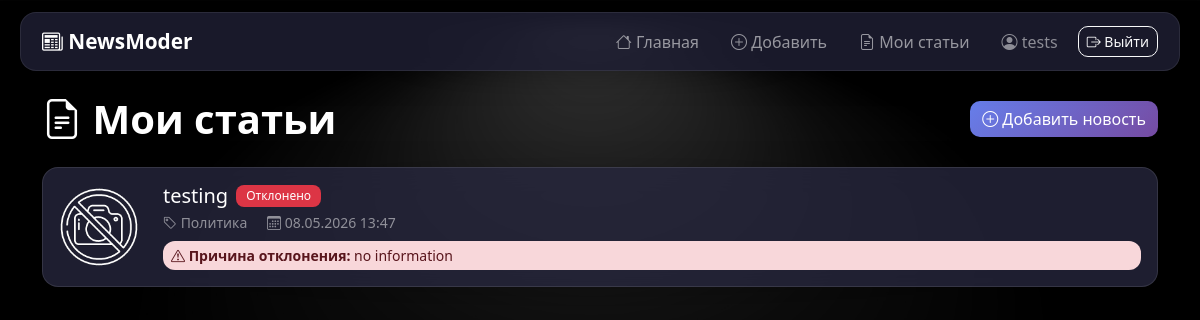
/dashboard (signed in), run on the app's committed database.
### data/users.py (models this page shows, shortened)
class User(SqlAlchemyBase, UserMixin, SerializerMixin):
    __tablename__ = 'users'
    id = sqlalchemy.Column(sqlalchemy.Integer,
                           primary_key=True, autoincrement=True)
    username = sqlalchemy.Column(sqlalchemy.String, nullable=False)
    email = sqlalchemy.Column(sqlalchemy.String, nullable=False)
    hashed_password = sqlalchemy.Column(sqlalchemy.String, nullable=False)
    level = sqlalchemy.Column(sqlalchemy.String, nullable=False)
    is_banned = sqlalchemy.Column(sqlalchemy.Boolean, nullable=False)
    created_at = sqlalchemy.Column(sqlalchemy.DateTime)
    news = orm.relationship("News", back_populates="author")
    moderator = orm.relationship("ModerationLogs", back_populates="moderator")

### data/news.py (models this page shows)
class News(SqlAlchemyBase, UserMixin, SerializerMixin):
    __tablename__ = 'news'
    id = sqlalchemy.Column(sqlalchemy.Integer,
                           primary_key=True, autoincrement=True)
    title = sqlalchemy.Column(sqlalchemy.String, nullable=False)
    content = sqlalchemy.Column(sqlalchemy.String, nullable=False)
    author_id = sqlalchemy.Column(sqlalchemy.Integer, sqlalchemy.ForeignKey('users.id'), nullable=False)
    category_id = sqlalchemy.Column(sqlalchemy.Integer, sqlalchemy.ForeignKey('categories.id'), nullable=False)
    status = sqlalchemy.Column(sqlalchemy.String, nullable=False)
    moderation_comment = sqlalchemy.Column(sqlalchemy.String)
    created_at = sqlalchemy.Column(sqlalchemy.TIMESTAMP)
    published_at = sqlalchemy.Column(sqlalchemy.TIMESTAMP)
    image_filename = sqlalchemy.Column(sqlalchemy.String)
    author = orm.relationship('User', back_populates='news')
    category = orm.relationship('Categories', back_populates='news')
    moderation_logs = orm.relationship('ModerationLogs', back_populates='news')

### main.py (the view)
@app.route('/dashboard')
@login_required
def dashboard():
    db_sess = db_session.create_session()
    try:
        news_list = db_sess.query(News).filter(News.author_id == current_user.id).all()
        for news in news_list:
            category = db_sess.query(Categories).filter(Categories.id == news.category_id).first()
            news.category_name = category.name if category else 'Без категории'
        status_badges = {
            'Черновик': 'bg-secondary',
            'На проверке': 'bg-warning',
            'Опубликовано': 'bg-success',
            'Отклонено': 'bg-danger'
        }
        return render_template('dashboard.html',
                               news_list=news_list,
                               status_badges=status_badges,
                               current_user=current_user)
    finally:
        db_sess.close()

### data/db_session.py (called while the page is built)
def create_session() -> Session:
    global __factory
    return __factory()

### main.py (called while the page is built)
@login_manager.user_loader
def load_user(user_id):
    db_sess = db_session.create_session()
    try:
        return db_sess.get(User, user_id)
    finally:
        db_sess.close()

### templates/dashboard.html (shortened to what this page needs)
{% extends "base.html" %}
{% block content %}
<div class="d-flex justify-content-between align-items-center mb-4">
    <h1 class="text-white fw-bold mb-0">
        <i class="bi bi-file-earmark-text"></i> Мои статьи
    </h1>
    <a href="{{ url_for('add_news') }}" class="btn btn-primary">
        <i class="bi bi-plus-circle"></i> Добавить новость
    </a>
</div>
{% if news_list %}
    <div class="row g-3">
        {% for article in news_list %}
            <div class="col-12">
                <div class="glass-card p-3">
                    <div class="row align-items-center">
                        <div class="col-auto">
                            {% if article.image_filename and article.image_filename.strip() %}
                                <img src="{{ url_for('static', filename=article.image_filename) }}"
                                     class="rounded" alt="{{ article.title }}"
                                     style="width: 80px; height: 80px; object-fit: cover;">
                            {% endif %}
                        </div>
                        <div class="col">
                            <div class="d-flex align-items-center gap-2 mb-1 flex-wrap">
                                <h5 class="text-white mb-0">
                                    <a href="{{ url_for('view_news', id=article.id) }}" class="text-white text-decoration-none">
                                        {{ article.title }}
                                    </a>
                                </h5>
                                <span class="badge
                                    {% if article.status == 'Черновик' %}bg-secondary
                                    {% elif article.status == 'На проверке' %}bg-warning
                                    {% elif article.status == 'Опубликовано' %}bg-success
                                    {% elif article.status == 'Отклонено' %}bg-danger
                                    {% else %}bg-info{% endif %}">
                                    {{ article.status }}
                                </span>
                            </div>
                            <div class="text-white-50 small">
                                <span class="me-3">
                                    <i class="bi bi-tag"></i> {{ article.category_name }}
                                </span>
                                <span>
                                    <i class="bi bi-calendar3"></i>
                                    {% if article.created_at %}
                                        {{ article.created_at.strftime('%d.%m.%Y %H:%M') }}
                                    {% else %}
                                        Дата не указана
                                    {% endif %}
                                </span>
                            </div>
                            {% if article.status == 'Отклонено' and article.moderation_comment %}
                                <div class="alert alert-danger mt-2 mb-0 py-1 px-2 small">
                                    <i class="bi bi-exclamation-triangle"></i>
                                    <strong>Причина отклонения:</strong> {{ article.moderation_comment }}
                                </div>
                            {% endif %}
                        </div>
                    </div>
                </div>
            </div>
        {% endfor %}
    </div>
{% endif %}
{% endblock %}

### templates/base.html (shortened to what this page needs)
<!DOCTYPE html>
<html lang="ru">
<head>
    <link href="https://cdn.jsdelivr.net/npm/bootstrap@5.3.0/dist/css/bootstrap.min.css" rel="stylesheet">
    <link href="https://cdn.jsdelivr.net/npm/bootstrap-icons@1.11.0/font/bootstrap-icons.css" rel="stylesheet">
    <link rel="stylesheet" href="{{ url_for('static', filename='styles/style.css') }}">
</head>
<body>
<nav class="navbar navbar-expand-lg navbar-dark">
    <div class="container">
        <a class="navbar-brand fw-bold" href="{{ url_for('index') }}">
            <i class="bi bi-newspaper"></i> NewsModer
        </a>
        <div class="collapse navbar-collapse" id="navbarNav">
            <ul class="navbar-nav ms-auto align-items-center gap-2">
                <li class="nav-item">
                    <a class="nav-link" href="{{ url_for('index') }}">
                        <i class="bi bi-house"></i> Главная
                    </a>
                </li>
                {% if current_user.is_authenticated %}
                {% if current_user.is_banned == 0 %}
                <li class="nav-item">
                    <a class="nav-link" href="{{ url_for('add_news') }}">
                        <i class="bi bi-plus-circle"></i> Добавить
                    </a>
                </li>
                <li class="nav-item">
                    <a class="nav-link" href="{{ url_for('dashboard') }}">
                        <i class="bi bi-file-earmark-text"></i> Мои статьи
                    </a>
                </li>
                {% else %}
                <li class="nav-item">
                    <span class="badge bg-danger">Аккаунт заблокирован</span>
                </li>
                {% endif %}
                <li class="nav-item">
            <span class="nav-link text-white-50">
                <i class="bi bi-person-circle"></i> {{ current_user.username }}
            </span>
                </li>
                <li class="nav-item">
                    <a class="btn btn-outline-light btn-sm" href="{{ url_for('logout') }}">
                        <i class="bi bi-box-arrow-right"></i> Выйти
                    </a>
                </li>
                {% endif %}
            </ul>
        </div>
    </div>
</nav>
<div class="container mt-4 pb-5">
    {% block content %}{% endblock %}
</div>
</body>
</html>

### static/styles/style.css (style rules this page uses)
body { background-image: url('/static/images/background.jpg'); background-size: cover; background-position: center; background-attachment: fixed; background-repeat: no-repeat; margin: 0; padding: 0; font-family: 'Segoe UI', Tahoma, Geneva, Verdana, sans-serif; min-height: 100vh; color: #fff; }
body::before { content: ''; position: fixed; top: 0; left: 0; width: 100%; height: 100%; background: rgba(0, 0, 0, 0.6); z-index: -1; }
.navbar { background: rgba(30, 30, 50, 0.85) !important; backdrop-filter: blur(12px); -webkit-backdrop-filter: blur(12px); border-radius: 16px !important; margin: 12px 20px !important; border: 1px solid rgba(255, 255, 255, 0.08); box-shadow: 0 4px 30px rgba(0, 0, 0, 0.3); z-index: 1050; }
.navbar-brand { font-size: 1.3rem; }
.nav-link { transition: color 0.2s ease, background 0.2s ease; border-radius: 8px; padding: 6px 12px !important; }
.glass-card { background: rgba(40, 40, 65, 0.75); backdrop-filter: blur(14px); -webkit-backdrop-filter: blur(14px); border-radius: 16px; border: 1px solid rgba(255, 255, 255, 0.1); box-shadow: 0 8px 32px rgba(0, 0, 0, 0.25); }
.container { background: transparent; }
.btn { border-radius: 10px; font-weight: 500; transition: transform 0.15s ease, box-shadow 0.15s ease; }
.btn-primary { background: linear-gradient(135deg, #667eea 0%, #764ba2 100%); border: none; }
.badge { font-weight: 500; padding: 5px 10px; border-radius: 8px; }
.alert { border-radius: 12px; border: none; }

### data on the page
User: username "tests"
News: image_filename (placeholder picture), title "testing", status "Отклонено", category_name "Политика", created_at "08.05.2026 13:47", moderation_comment "no information"
